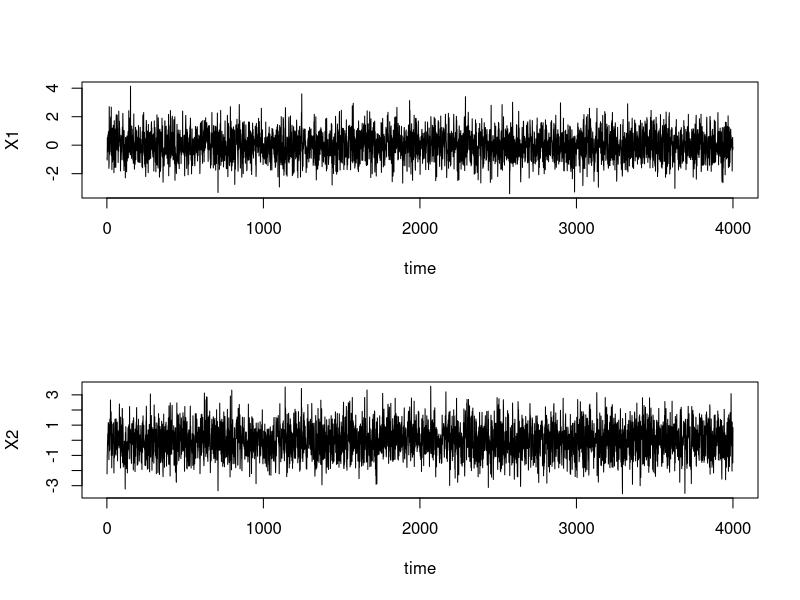
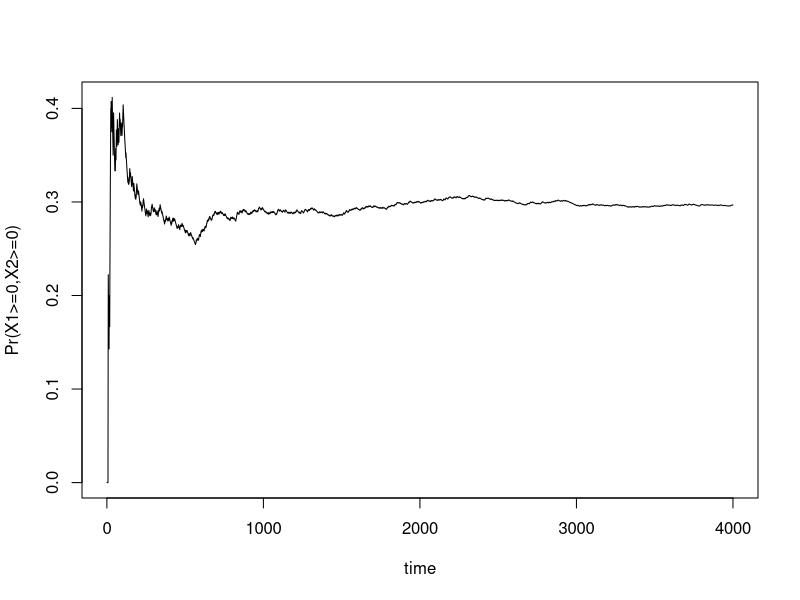
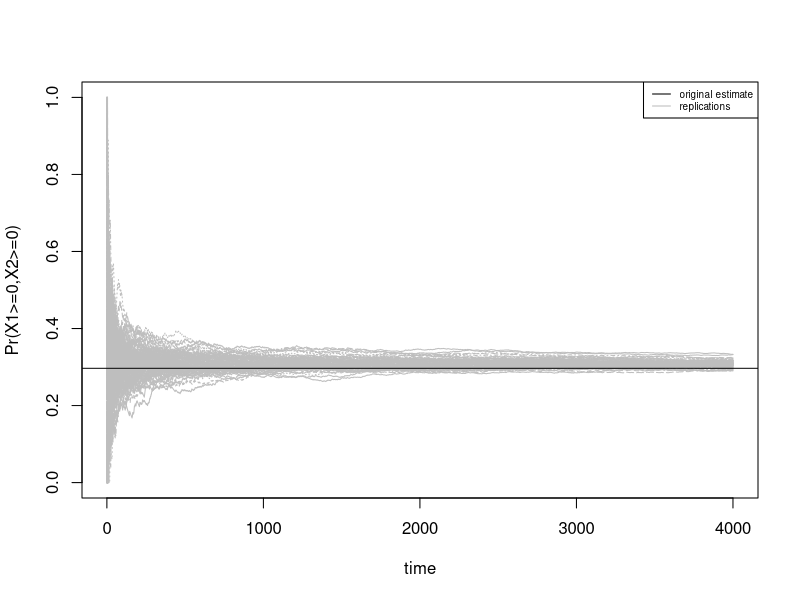

The R source for these figures, in order:
## ---- chunk 1
setwd("~/Desktop/Baysian Statistics and Likelihood/Bayesian Stuff/Bayesian-CW-repo")
## ---- chunk 2
set.seed(2023)

#initializing vectors to store values of Gibbs sampler at each iteration
X1 <- X2 <- NULL
#setting initial value 
X2[1] <- rnorm(1,0,1)

#iterative process of Gibbs sampler
for (i in 2:4001){
  X1[i] <- rnorm(1,0.4*X2[i-1],0.84)
  X2[i] <- rnorm(1,0.4*X1[i])
}

#removing initial value of X2
X1 <- X1[2:4001]
X2 <- X2[2:4001]

#Plotting chains
png(file = "X1 and X2 MCMC chains.png")
par(mfrow=c(2,1))
plot(X1,type = "l",
     xlab = "time",
     ylab="X1")
plot(X2,type = "l",
     xlab="time",
     ylab="X2")
dev.off()
#Appears they have reached stationary from the start (looks like hairy caterpillar)

#Estimating P(X1>0,X2>0) using chains (proportion when both X1 and X2 greater of equal to 0)
count<-0
for (i in 1:4000){
  if (X1[i]>0 && X2[i]>0){
    count <- count+1
  }
}
P <- count/4000
#estimated prob is 0.29675

#Calculating evolution of prob that X1 and X2 >=0 (running average of times when both are greater than or equal to 0)
run.av <- NULL
count<-0
for (i in 1:4000){
  if (X1[i]>0 && X2[i]>0){
    count <- 1+count
  }
  #updating running average
  run.av[i]<-count/i
}
png(file = "running average.png")
plot(run.av,type = "l",
     xlab = "time",
     ylab = "Pr(X1>=0,X2>=0)")
dev.off()
## ---- chunk 3
#Gibbs sampler for Bayesian CW
gibbs.sampler = function(rep,iter){
  #array to store all values in
  sample.array <- array(dim=c(rep,iter))
  
  for (k in 1:iter){
    #initalising vectors to store values of Gibbs sampler at each iteration
   X1 <- X2 <- NULL
   #setting initial value 
   X2[1] <- rnorm(1,0,1)

    #iterative process of Gibbs sampler
    for (i in 2:(rep+1)){
      X1[i] <- rnorm(1,0.4*X2[i-1],0.84)
      X2[i] <- rnorm(1,0.4*X1[i])
    }
    
    X1 <- X1[2:(rep+1)]
    X2 <- X2[2:(rep+1)]
    
    #Calculating evolution of prob that X1 and X2 >0
    run.av <- NULL
    count<-0
    for (i in 1:rep){
      if (X1[i]>0 && X2[i]>0){
        count <- 1+count
      }
      #updating running average
      run.av[i]<-count/i
    }
    
    sample.array[,k] <- run.av
  
  }
  
  return(sample.array)
}

p.100 <- gibbs.sampler(4000,100)
png(file = "100 running averages.png")
matplot(p.100,type="l",
        col="grey",
        xlab="time",
        ylab="Pr(X1>=0,X2>=0)")
abline(h=0.29675,col="black") # adding in original estimate
legend("topright", lty = c(1,1), cex = 0.6, col = c("black","grey"),
       legend = c("original estimate","replications"))
dev.off()
